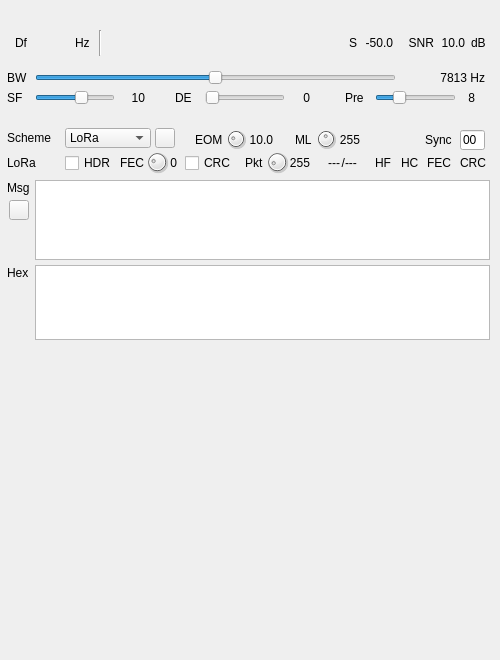
<?xml version="1.0" encoding="UTF-8"?>
<ui version="4.0">
 <class>LoRaDemodGUI</class>
 <widget class="RollupWidget" name="LoRaDemodGUI">
  <property name="geometry">
   <rect>
    <x>0</x>
    <y>0</y>
    <width>500</width>
    <height>660</height>
   </rect>
  </property>
  <property name="minimumSize">
   <size>
    <width>500</width>
    <height>660</height>
   </size>
  </property>
  <property name="font">
   <font>
    <family>Liberation Sans</family>
    <pointsize>9</pointsize>
   </font>
  </property>
  <property name="windowTitle">
   <string>LoRa Demodulator</string>
  </property>
  <widget class="QWidget" name="settingsContainer" native="true">
   <property name="geometry">
    <rect>
     <x>5</x>
     <y>20</y>
     <width>490</width>
     <height>90</height>
    </rect>
   </property>
   <property name="minimumSize">
    <size>
     <width>0</width>
     <height>90</height>
    </size>
   </property>
   <property name="windowTitle">
    <string>RF/demod Settings</string>
   </property>
   <widget class="QLabel" name="bwLabel">
    <property name="geometry">
     <rect>
      <x>2</x>
      <y>50</y>
      <width>22</width>
      <height>16</height>
     </rect>
    </property>
    <property name="text">
     <string>BW</string>
    </property>
   </widget>
   <widget class="QLabel" name="spreadLabel">
    <property name="geometry">
     <rect>
      <x>2</x>
      <y>70</y>
      <width>22</width>
      <height>16</height>
     </rect>
    </property>
    <property name="text">
     <string>SF</string>
    </property>
   </widget>
   <widget class="QSlider" name="BW">
    <property name="geometry">
     <rect>
      <x>30</x>
      <y>50</y>
      <width>361</width>
      <height>16</height>
     </rect>
    </property>
    <property name="toolTip">
     <string>Bandwidth</string>
    </property>
    <property name="minimum">
     <number>0</number>
    </property>
    <property name="maximum">
     <number>10</number>
    </property>
    <property name="pageStep">
     <number>1</number>
    </property>
    <property name="value">
     <number>5</number>
    </property>
    <property name="orientation">
     <enum>Qt::Horizontal</enum>
    </property>
   </widget>
   <widget class="QSlider" name="Spread">
    <property name="geometry">
     <rect>
      <x>30</x>
      <y>70</y>
      <width>80</width>
      <height>16</height>
     </rect>
    </property>
    <property name="toolTip">
     <string>Spreading factor</string>
    </property>
    <property name="minimum">
     <number>7</number>
    </property>
    <property name="maximum">
     <number>12</number>
    </property>
    <property name="pageStep">
     <number>1</number>
    </property>
    <property name="value">
     <number>10</number>
    </property>
    <property name="sliderPosition">
     <number>10</number>
    </property>
    <property name="orientation">
     <enum>Qt::Horizontal</enum>
    </property>
   </widget>
   <widget class="QLabel" name="SpreadText">
    <property name="geometry">
     <rect>
      <x>120</x>
      <y>70</y>
      <width>20</width>
      <height>16</height>
     </rect>
    </property>
    <property name="minimumSize">
     <size>
      <width>20</width>
      <height>0</height>
     </size>
    </property>
    <property name="text">
     <string>10</string>
    </property>
    <property name="alignment">
     <set>Qt::AlignRight|Qt::AlignTrailing|Qt::AlignVCenter</set>
    </property>
   </widget>
   <widget class="QLabel" name="BWText">
    <property name="geometry">
     <rect>
      <x>400</x>
      <y>50</y>
      <width>80</width>
      <height>16</height>
     </rect>
    </property>
    <property name="minimumSize">
     <size>
      <width>80</width>
      <height>0</height>
     </size>
    </property>
    <property name="text">
     <string>7813 Hz</string>
    </property>
    <property name="alignment">
     <set>Qt::AlignRight|Qt::AlignTrailing|Qt::AlignVCenter</set>
    </property>
   </widget>
   <widget class="QLabel" name="deBitsLabel">
    <property name="geometry">
     <rect>
      <x>170</x>
      <y>70</y>
      <width>22</width>
      <height>16</height>
     </rect>
    </property>
    <property name="text">
     <string>DE</string>
    </property>
   </widget>
   <widget class="QLabel" name="deBitsText">
    <property name="geometry">
     <rect>
      <x>290</x>
      <y>70</y>
      <width>15</width>
      <height>16</height>
     </rect>
    </property>
    <property name="minimumSize">
     <size>
      <width>15</width>
      <height>0</height>
     </size>
    </property>
    <property name="text">
     <string>0</string>
    </property>
    <property name="alignment">
     <set>Qt::AlignRight|Qt::AlignTrailing|Qt::AlignVCenter</set>
    </property>
   </widget>
   <widget class="QSlider" name="deBits">
    <property name="geometry">
     <rect>
      <x>200</x>
      <y>70</y>
      <width>80</width>
      <height>16</height>
     </rect>
    </property>
    <property name="toolTip">
     <string>Distance Enhancement bits i.e. log2 of number of FFT bins per effective sample</string>
    </property>
    <property name="minimum">
     <number>0</number>
    </property>
    <property name="maximum">
     <number>4</number>
    </property>
    <property name="pageStep">
     <number>1</number>
    </property>
    <property name="value">
     <number>0</number>
    </property>
    <property name="sliderPosition">
     <number>0</number>
    </property>
    <property name="orientation">
     <enum>Qt::Horizontal</enum>
    </property>
   </widget>
   <widget class="QWidget" name="layoutWidget">
    <property name="geometry">
     <rect>
      <x>10</x>
      <y>10</y>
      <width>471</width>
      <height>26</height>
     </rect>
    </property>
    <layout class="QHBoxLayout" name="deltaFrequencyLayout">
     <item>
      <widget class="QLabel" name="deltaFrequencyLabel">
       <property name="minimumSize">
        <size>
         <width>16</width>
         <height>0</height>
        </size>
       </property>
       <property name="text">
        <string>Df</string>
       </property>
      </widget>
     </item>
     <item>
      <widget class="ValueDialZ" name="deltaFrequency" native="true">
       <property name="sizePolicy">
        <sizepolicy hsizetype="Maximum" vsizetype="Maximum">
         <horstretch>0</horstretch>
         <verstretch>0</verstretch>
        </sizepolicy>
       </property>
       <property name="minimumSize">
        <size>
         <width>32</width>
         <height>16</height>
        </size>
       </property>
       <property name="font">
        <font>
         <family>Liberation Mono</family>
         <pointsize>12</pointsize>
        </font>
       </property>
       <property name="cursor">
        <cursorShape>PointingHandCursor</cursorShape>
       </property>
       <property name="focusPolicy">
        <enum>Qt::StrongFocus</enum>
       </property>
       <property name="toolTip">
        <string>Demod shift frequency from center in Hz</string>
       </property>
      </widget>
     </item>
     <item>
      <widget class="QLabel" name="deltaUnits">
       <property name="text">
        <string>Hz </string>
       </property>
      </widget>
     </item>
     <item>
      <widget class="Line" name="line">
       <property name="orientation">
        <enum>Qt::Vertical</enum>
       </property>
      </widget>
     </item>
     <item>
      <spacer name="horizontalSpacer">
       <property name="orientation">
        <enum>Qt::Horizontal</enum>
       </property>
       <property name="sizeHint" stdset="0">
        <size>
         <width>40</width>
         <height>20</height>
        </size>
       </property>
      </spacer>
     </item>
     <item>
      <widget class="QLabel" name="sLabel">
       <property name="text">
        <string>S</string>
       </property>
      </widget>
     </item>
     <item>
      <widget class="QLabel" name="sText">
       <property name="minimumSize">
        <size>
         <width>30</width>
         <height>0</height>
        </size>
       </property>
       <property name="toolTip">
        <string>De-chirped signal level</string>
       </property>
       <property name="text">
        <string>-50.0</string>
       </property>
       <property name="alignment">
        <set>Qt::AlignRight|Qt::AlignTrailing|Qt::AlignVCenter</set>
       </property>
      </widget>
     </item>
     <item>
      <widget class="QLabel" name="snrLabel">
       <property name="minimumSize">
        <size>
         <width>35</width>
         <height>0</height>
        </size>
       </property>
       <property name="text">
        <string>SNR</string>
       </property>
       <property name="alignment">
        <set>Qt::AlignRight|Qt::AlignTrailing|Qt::AlignVCenter</set>
       </property>
      </widget>
     </item>
     <item>
      <widget class="QLabel" name="snrText">
       <property name="minimumSize">
        <size>
         <width>25</width>
         <height>0</height>
        </size>
       </property>
       <property name="toolTip">
        <string>De-chirped SNR level</string>
       </property>
       <property name="text">
        <string>10.0</string>
       </property>
       <property name="alignment">
        <set>Qt::AlignRight|Qt::AlignTrailing|Qt::AlignVCenter</set>
       </property>
      </widget>
     </item>
     <item>
      <widget class="QLabel" name="sUnits">
       <property name="text">
        <string>dB</string>
       </property>
      </widget>
     </item>
    </layout>
   </widget>
   <widget class="QLabel" name="preambleChirpsText">
    <property name="geometry">
     <rect>
      <x>450</x>
      <y>70</y>
      <width>20</width>
      <height>16</height>
     </rect>
    </property>
    <property name="minimumSize">
     <size>
      <width>20</width>
      <height>0</height>
     </size>
    </property>
    <property name="text">
     <string>8</string>
    </property>
    <property name="alignment">
     <set>Qt::AlignRight|Qt::AlignTrailing|Qt::AlignVCenter</set>
    </property>
   </widget>
   <widget class="QLabel" name="preambleChirpsLabel">
    <property name="geometry">
     <rect>
      <x>340</x>
      <y>70</y>
      <width>32</width>
      <height>16</height>
     </rect>
    </property>
    <property name="text">
     <string>Pre</string>
    </property>
   </widget>
   <widget class="QSlider" name="preambleChirps">
    <property name="geometry">
     <rect>
      <x>370</x>
      <y>70</y>
      <width>81</width>
      <height>16</height>
     </rect>
    </property>
    <property name="toolTip">
     <string>Expected number of preamble chirps</string>
    </property>
    <property name="minimum">
     <number>4</number>
    </property>
    <property name="maximum">
     <number>20</number>
    </property>
    <property name="pageStep">
     <number>1</number>
    </property>
    <property name="value">
     <number>8</number>
    </property>
    <property name="sliderPosition">
     <number>8</number>
    </property>
    <property name="orientation">
     <enum>Qt::Horizontal</enum>
    </property>
   </widget>
  </widget>
  <widget class="QWidget" name="payloadContainer" native="true">
   <property name="geometry">
    <rect>
     <x>5</x>
     <y>120</y>
     <width>490</width>
     <height>230</height>
    </rect>
   </property>
   <property name="minimumSize">
    <size>
     <width>0</width>
     <height>230</height>
    </size>
   </property>
   <property name="windowTitle">
    <string>Payload</string>
   </property>
   <widget class="QLabel" name="messageLabel">
    <property name="geometry">
     <rect>
      <x>2</x>
      <y>60</y>
      <width>32</width>
      <height>16</height>
     </rect>
    </property>
    <property name="text">
     <string>Msg</string>
    </property>
   </widget>
   <widget class="QLabel" name="hexLabel">
    <property name="geometry">
     <rect>
      <x>2</x>
      <y>145</y>
      <width>32</width>
      <height>16</height>
     </rect>
    </property>
    <property name="text">
     <string>Hex</string>
    </property>
   </widget>
   <widget class="QPlainTextEdit" name="messageText">
    <property name="geometry">
     <rect>
      <x>30</x>
      <y>60</y>
      <width>455</width>
      <height>80</height>
     </rect>
    </property>
   </widget>
   <widget class="QLabel" name="schemeLabel">
    <property name="geometry">
     <rect>
      <x>2</x>
      <y>10</y>
      <width>50</width>
      <height>16</height>
     </rect>
    </property>
    <property name="text">
     <string>Scheme</string>
    </property>
   </widget>
   <widget class="QComboBox" name="scheme">
    <property name="geometry">
     <rect>
      <x>60</x>
      <y>8</y>
      <width>86</width>
      <height>20</height>
     </rect>
    </property>
    <item>
     <property name="text">
      <string>LoRa</string>
     </property>
    </item>
    <item>
     <property name="text">
      <string>ASCII</string>
     </property>
    </item>
    <item>
     <property name="text">
      <string>TTY</string>
     </property>
    </item>
   </widget>
   <widget class="QPushButton" name="clear">
    <property name="geometry">
     <rect>
      <x>4</x>
      <y>80</y>
      <width>20</width>
      <height>20</height>
     </rect>
    </property>
    <property name="maximumSize">
     <size>
      <width>24</width>
      <height>24</height>
     </size>
    </property>
    <property name="toolTip">
     <string>Clear text</string>
    </property>
    <property name="text">
     <string/>
    </property>
    <property name="icon">
     <iconset resource="../../../sdrgui/resources/res.qrc">
      <normaloff>:/sweep.png</normaloff>:/sweep.png</iconset>
    </property>
    <property name="autoDefault">
     <bool>false</bool>
    </property>
   </widget>
   <widget class="QToolButton" name="mute">
    <property name="geometry">
     <rect>
      <x>150</x>
      <y>8</y>
      <width>20</width>
      <height>20</height>
     </rect>
    </property>
    <property name="toolTip">
     <string>Run/Stop decoder</string>
    </property>
    <property name="text">
     <string/>
    </property>
    <property name="icon">
     <iconset resource="../../../sdrgui/resources/res.qrc">
      <normaloff>:/stop.png</normaloff>
      <normalon>:/play.png</normalon>:/stop.png</iconset>
    </property>
    <property name="checkable">
     <bool>true</bool>
    </property>
   </widget>
   <widget class="QLabel" name="eomSquelchLabel">
    <property name="geometry">
     <rect>
      <x>190</x>
      <y>10</y>
      <width>35</width>
      <height>19</height>
     </rect>
    </property>
    <property name="text">
     <string>EOM</string>
    </property>
   </widget>
   <widget class="QDial" name="eomSquelch">
    <property name="geometry">
     <rect>
      <x>220</x>
      <y>8</y>
      <width>22</width>
      <height>22</height>
     </rect>
    </property>
    <property name="toolTip">
     <string>End Of Message squelch factor</string>
    </property>
    <property name="minimum">
     <number>40</number>
    </property>
    <property name="maximum">
     <number>121</number>
    </property>
    <property name="pageStep">
     <number>1</number>
    </property>
    <property name="value">
     <number>60</number>
    </property>
   </widget>
   <widget class="QLabel" name="eomSquelchText">
    <property name="geometry">
     <rect>
      <x>240</x>
      <y>10</y>
      <width>28</width>
      <height>19</height>
     </rect>
    </property>
    <property name="text">
     <string>10.0</string>
    </property>
    <property name="alignment">
     <set>Qt::AlignRight|Qt::AlignTrailing|Qt::AlignVCenter</set>
    </property>
   </widget>
   <widget class="QLabel" name="messageLengthLabel">
    <property name="geometry">
     <rect>
      <x>290</x>
      <y>10</y>
      <width>20</width>
      <height>19</height>
     </rect>
    </property>
    <property name="text">
     <string>ML</string>
    </property>
   </widget>
   <widget class="QDial" name="messageLength">
    <property name="geometry">
     <rect>
      <x>310</x>
      <y>8</y>
      <width>22</width>
      <height>22</height>
     </rect>
    </property>
    <property name="toolTip">
     <string>Message (payload) length in number of symbols</string>
    </property>
    <property name="minimum">
     <number>8</number>
    </property>
    <property name="maximum">
     <number>255</number>
    </property>
    <property name="pageStep">
     <number>1</number>
    </property>
    <property name="value">
     <number>127</number>
    </property>
   </widget>
   <widget class="QLabel" name="messageLengthText">
    <property name="geometry">
     <rect>
      <x>330</x>
      <y>10</y>
      <width>25</width>
      <height>19</height>
     </rect>
    </property>
    <property name="text">
     <string>255</string>
    </property>
    <property name="alignment">
     <set>Qt::AlignRight|Qt::AlignTrailing|Qt::AlignVCenter</set>
    </property>
   </widget>
   <widget class="QLineEdit" name="syncWord">
    <property name="geometry">
     <rect>
      <x>455</x>
      <y>10</y>
      <width>25</width>
      <height>20</height>
     </rect>
    </property>
    <property name="focusPolicy">
     <enum>Qt::ClickFocus</enum>
    </property>
    <property name="toolTip">
     <string>Sync word (1 byte hex)</string>
    </property>
    <property name="inputMask">
     <string>HH</string>
    </property>
    <property name="text">
     <string>00</string>
    </property>
   </widget>
   <widget class="QLabel" name="loraLabel">
    <property name="geometry">
     <rect>
      <x>2</x>
      <y>35</y>
      <width>50</width>
      <height>16</height>
     </rect>
    </property>
    <property name="text">
     <string>LoRa</string>
    </property>
   </widget>
   <widget class="QDial" name="fecParity">
    <property name="geometry">
     <rect>
      <x>140</x>
      <y>30</y>
      <width>24</width>
      <height>24</height>
     </rect>
    </property>
    <property name="toolTip">
     <string>Number of FEC parity bits (0 to 4) for Hamming code</string>
    </property>
    <property name="maximum">
     <number>4</number>
    </property>
    <property name="pageStep">
     <number>1</number>
    </property>
    <property name="value">
     <number>1</number>
    </property>
   </widget>
   <widget class="QCheckBox" name="header">
    <property name="geometry">
     <rect>
      <x>60</x>
      <y>35</y>
      <width>50</width>
      <height>16</height>
     </rect>
    </property>
    <property name="toolTip">
     <string>Expect header (explicit) - disables manual FEC and CRC</string>
    </property>
    <property name="text">
     <string>HDR</string>
    </property>
   </widget>
   <widget class="QLabel" name="fecParityText">
    <property name="geometry">
     <rect>
      <x>160</x>
      <y>35</y>
      <width>12</width>
      <height>16</height>
     </rect>
    </property>
    <property name="text">
     <string>0</string>
    </property>
    <property name="alignment">
     <set>Qt::AlignRight|Qt::AlignTrailing|Qt::AlignVCenter</set>
    </property>
   </widget>
   <widget class="QCheckBox" name="crc">
    <property name="geometry">
     <rect>
      <x>180</x>
      <y>35</y>
      <width>50</width>
      <height>16</height>
     </rect>
    </property>
    <property name="toolTip">
     <string>CRC appended to payload</string>
    </property>
    <property name="text">
     <string>CRC</string>
    </property>
   </widget>
   <widget class="QLabel" name="fecParityLabel">
    <property name="geometry">
     <rect>
      <x>115</x>
      <y>35</y>
      <width>25</width>
      <height>16</height>
     </rect>
    </property>
    <property name="text">
     <string>FEC</string>
    </property>
   </widget>
   <widget class="QPlainTextEdit" name="hexText">
    <property name="geometry">
     <rect>
      <x>30</x>
      <y>145</y>
      <width>455</width>
      <height>75</height>
     </rect>
    </property>
    <property name="font">
     <font>
      <family>Liberation Mono</family>
      <pointsize>9</pointsize>
     </font>
    </property>
   </widget>
   <widget class="QLabel" name="packetLengthLabel">
    <property name="geometry">
     <rect>
      <x>240</x>
      <y>35</y>
      <width>20</width>
      <height>16</height>
     </rect>
    </property>
    <property name="text">
     <string>Pkt</string>
    </property>
   </widget>
   <widget class="QDial" name="packetLength">
    <property name="geometry">
     <rect>
      <x>260</x>
      <y>30</y>
      <width>24</width>
      <height>24</height>
     </rect>
    </property>
    <property name="toolTip">
     <string>Payload packet length in number of bytes or characters</string>
    </property>
    <property name="maximum">
     <number>225</number>
    </property>
    <property name="pageStep">
     <number>1</number>
    </property>
    <property name="value">
     <number>30</number>
    </property>
   </widget>
   <widget class="QLabel" name="packetLengthText">
    <property name="geometry">
     <rect>
      <x>280</x>
      <y>35</y>
      <width>25</width>
      <height>16</height>
     </rect>
    </property>
    <property name="text">
     <string>255</string>
    </property>
    <property name="alignment">
     <set>Qt::AlignRight|Qt::AlignTrailing|Qt::AlignVCenter</set>
    </property>
   </widget>
   <widget class="QLabel" name="syncWordLabel">
    <property name="geometry">
     <rect>
      <x>420</x>
      <y>10</y>
      <width>30</width>
      <height>19</height>
     </rect>
    </property>
    <property name="text">
     <string>Sync</string>
    </property>
   </widget>
   <widget class="QLabel" name="headerHammingStatus">
    <property name="geometry">
     <rect>
      <x>370</x>
      <y>35</y>
      <width>20</width>
      <height>16</height>
     </rect>
    </property>
    <property name="toolTip">
     <string>Header FEC parity status</string>
    </property>
    <property name="text">
     <string>HF</string>
    </property>
   </widget>
   <widget class="QLabel" name="headerCRCStatus">
    <property name="geometry">
     <rect>
      <x>396</x>
      <y>35</y>
      <width>20</width>
      <height>16</height>
     </rect>
    </property>
    <property name="toolTip">
     <string>Header CRC status</string>
    </property>
    <property name="text">
     <string>HC</string>
    </property>
   </widget>
   <widget class="QLabel" name="payloadFECStatus">
    <property name="geometry">
     <rect>
      <x>422</x>
      <y>35</y>
      <width>25</width>
      <height>16</height>
     </rect>
    </property>
    <property name="toolTip">
     <string>Payload FEC parity status</string>
    </property>
    <property name="text">
     <string>FEC</string>
    </property>
   </widget>
   <widget class="QLabel" name="payloadCRCStatus">
    <property name="geometry">
     <rect>
      <x>455</x>
      <y>35</y>
      <width>28</width>
      <height>16</height>
     </rect>
    </property>
    <property name="toolTip">
     <string>Payload CRC status</string>
    </property>
    <property name="text">
     <string>CRC</string>
    </property>
   </widget>
   <widget class="QLabel" name="nbSymbolsText">
    <property name="geometry">
     <rect>
      <x>310</x>
      <y>35</y>
      <width>25</width>
      <height>16</height>
     </rect>
    </property>
    <property name="toolTip">
     <string>Number of symbols in the payload with header and CRC</string>
    </property>
    <property name="text">
     <string>---</string>
    </property>
    <property name="alignment">
     <set>Qt::AlignRight|Qt::AlignTrailing|Qt::AlignVCenter</set>
    </property>
   </widget>
   <widget class="QLabel" name="nbCodewordsText">
    <property name="geometry">
     <rect>
      <x>340</x>
      <y>35</y>
      <width>25</width>
      <height>16</height>
     </rect>
    </property>
    <property name="toolTip">
     <string>Number of codewords in the payload with header and CRC</string>
    </property>
    <property name="text">
     <string>---</string>
    </property>
    <property name="alignment">
     <set>Qt::AlignLeading|Qt::AlignLeft|Qt::AlignVCenter</set>
    </property>
   </widget>
   <widget class="QLabel" name="fecParityText_2">
    <property name="geometry">
     <rect>
      <x>328</x>
      <y>35</y>
      <width>12</width>
      <height>16</height>
     </rect>
    </property>
    <property name="text">
     <string>/</string>
    </property>
    <property name="alignment">
     <set>Qt::AlignRight|Qt::AlignTrailing|Qt::AlignVCenter</set>
    </property>
   </widget>
  </widget>
  <widget class="QWidget" name="spectrumContainer" native="true">
   <property name="geometry">
    <rect>
     <x>5</x>
     <y>360</y>
     <width>490</width>
     <height>260</height>
    </rect>
   </property>
   <property name="minimumSize">
    <size>
     <width>373</width>
     <height>0</height>
    </size>
   </property>
   <property name="windowTitle">
    <string>De-chirped Spectrum</string>
   </property>
   <layout class="QVBoxLayout" name="verticalLayout">
    <property name="spacing">
     <number>2</number>
    </property>
    <property name="leftMargin">
     <number>3</number>
    </property>
    <property name="topMargin">
     <number>3</number>
    </property>
    <property name="rightMargin">
     <number>3</number>
    </property>
    <property name="bottomMargin">
     <number>3</number>
    </property>
    <item>
     <widget class="GLSpectrum" name="glSpectrum" native="true">
      <property name="minimumSize">
       <size>
        <width>0</width>
        <height>230</height>
       </size>
      </property>
     </widget>
    </item>
    <item>
     <widget class="GLSpectrumGUI" name="spectrumGUI" native="true"/>
    </item>
   </layout>
  </widget>
 </widget>
 <customwidgets>
  <customwidget>
   <class>RollupWidget</class>
   <extends>QWidget</extends>
   <header>gui/rollupwidget.h</header>
   <container>1</container>
  </customwidget>
  <customwidget>
   <class>GLSpectrum</class>
   <extends>QWidget</extends>
   <header>gui/glspectrum.h</header>
   <container>1</container>
  </customwidget>
  <customwidget>
   <class>GLSpectrumGUI</class>
   <extends>QWidget</extends>
   <header>gui/glspectrumgui.h</header>
   <container>1</container>
  </customwidget>
  <customwidget>
   <class>ValueDialZ</class>
   <extends>QWidget</extends>
   <header>gui/valuedialz.h</header>
   <container>1</container>
  </customwidget>
 </customwidgets>
 <resources>
  <include location="../../../sdrgui/resources/res.qrc"/>
 </resources>
 <connections/>
</ui>
